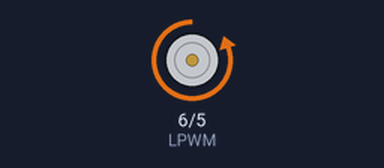
This sketch was run on a simulated Arduino Uno, built with avr-gcc and run on an emulated ATmega328P. Parts: motor-driver pin pairs drawn as motors (green arrow = first pin HIGH = forward, orange = second pin HIGH = backward, longer = more drive).

Above: at 5.5 s.
At 11.4 s:
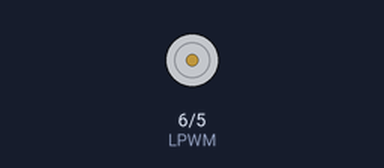
Timing chart, 0 to 15.2 s (numbered marks = the images above):
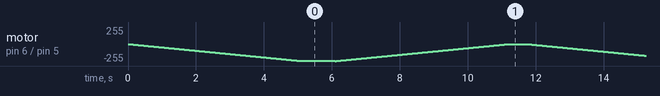

The sketch:

drive.ino
```cpp
// Motor Connections (Both must use PWM pins)
#define RPWM 5
#define LPWM 6

void setup() {

  // Set motor connections as outputs
  pinMode(RPWM, OUTPUT);
  pinMode(LPWM, OUTPUT);

  // Stop motors
  analogWrite(RPWM, 0);
  analogWrite(LPWM, 0);
}

void loop() {
int i=0;
  // Accelerate reverse
  digitalWrite(LPWM, LOW);
  for (i = 0; i < 255; i++) {
    analogWrite(RPWM, i);
    delay(20);
  }

  delay(1000);

  // Decelerate reverse
  for ( i = 255; i >= 0; i--) {
    analogWrite(RPWM, i);
    delay(20);
  }

  delay(500);
}
```
